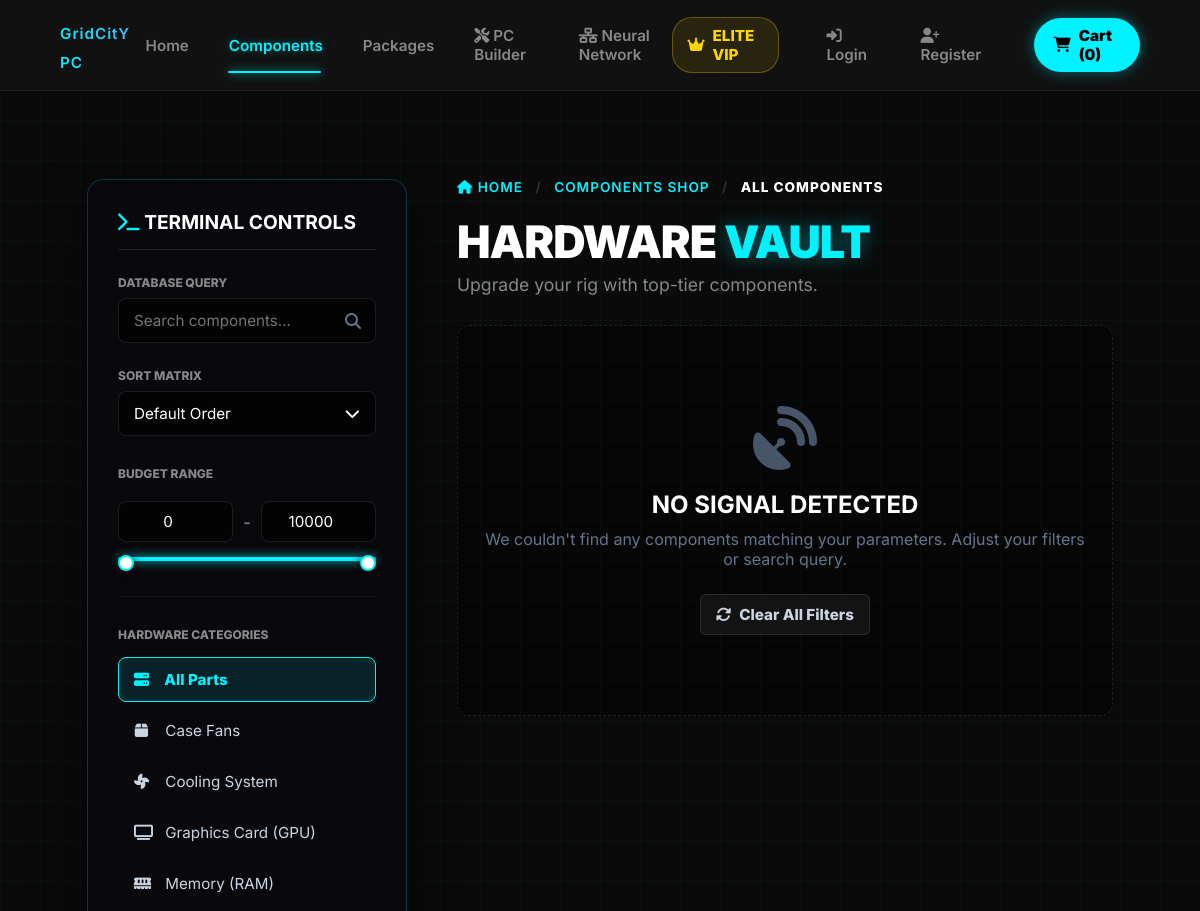
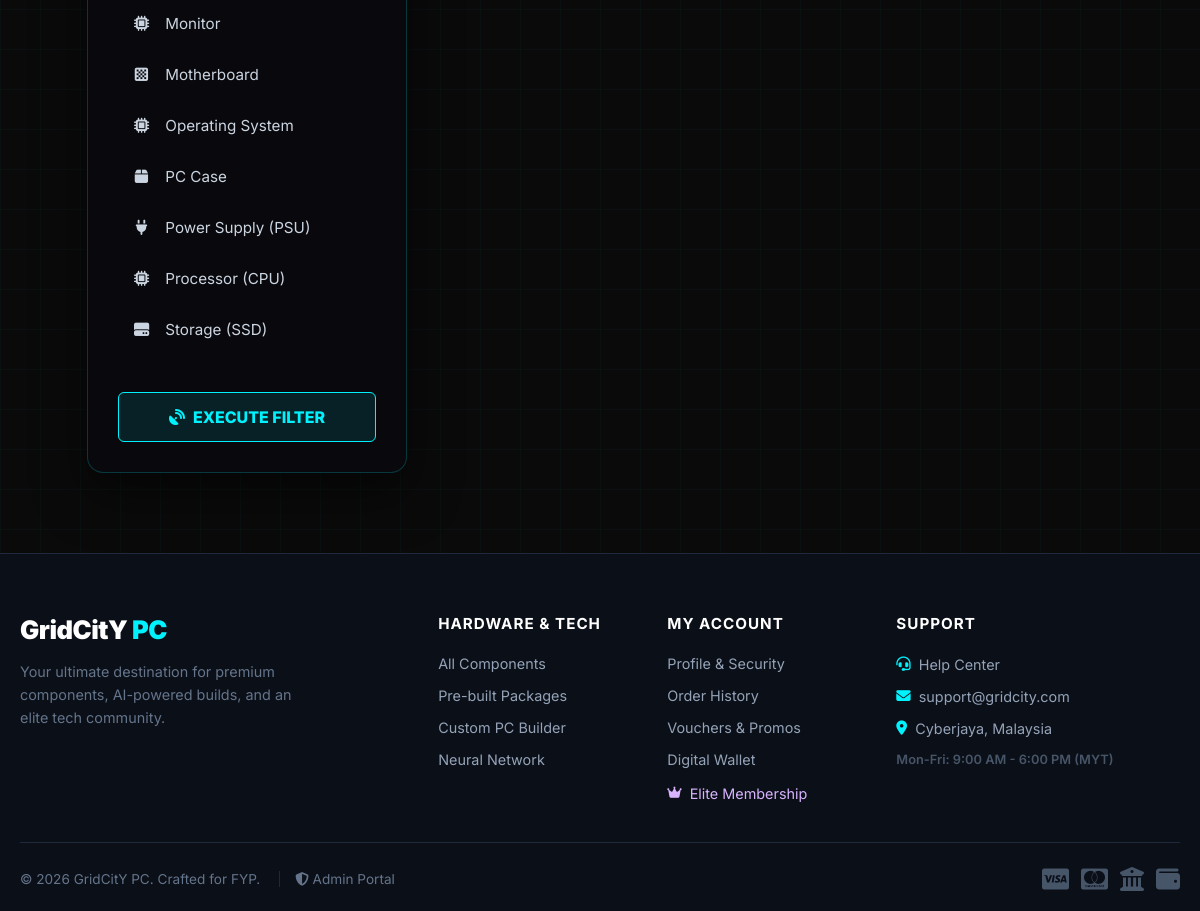
/components.php, run on the app's committed database (2 pictures, top to bottom).
### tables this page shows
CREATE TABLE `categories` (
  `category_id` int(11) NOT NULL,
  `category_name` varchar(50) NOT NULL,
  `description` text DEFAULT NULL
);

### components.php (the view, shortened to what this page needs)
<?php
require_once 'config.php';
$categories = [];
$cat_query = "SELECT * FROM categories ORDER BY category_name ASC";
$cat_result = $conn->query($cat_query);
$active_category_name = "All Components";
while ($row = $cat_result->fetch_assoc()) {
    $categories[] = $row;
}
$active_category_id = isset($_GET['category']) ? intval($_GET['category']) : 0;
$min_price = isset($_GET['min_price']) && $_GET['min_price'] !== '' ? max(0, floatval($_GET['min_price'])) : 0;
$max_price = isset($_GET['max_price']) && $_GET['max_price'] !== '' ? floatval($_GET['max_price']) : 0;
$search_query = isset($_GET['search']) ? trim($_GET['search']) : '';
$products = [];
?>
<!DOCTYPE html>
<html lang="en">
<head>
    <link rel="stylesheet" href="https://cdnjs.cloudflare.com/ajax/libs/font-awesome/6.4.0/css/all.min.css">
    <link rel="stylesheet" href="css/style.css">
</head>
<body>
<?php include 'includes/header.php'; ?>
<div class="cyber-grid-bg"></div>
<div class="builder-dashboard">
    <div class="builder-sidebar-column">
        <h3 style="margin: 0; color: #fff; font-size: 1.2rem; border-bottom: 1px solid rgba(255,255,255,0.1); padding-bottom: 15px; margin-bottom: 25px;">
            <i class="fas fa-terminal" style="color: var(--accent);"></i> TERMINAL CONTROLS
        </h3>
        <form action="components.php" method="GET" id="filterForm">
            <div style="margin-bottom: 25px;">
                <label style="font-size: 0.75rem; color: #888; font-weight: 800; text-transform: uppercase; margin-bottom: 8px; display: block;">Database Query</label>
                <div style="position: relative;">
                    <input type="text" name="search" class="tech-input" placeholder="Search components..." value="<?php echo htmlspecialchars($search_query); ?>" style="margin-bottom: 0;">
                    <i class="fas fa-search" style="position: absolute; right: 15px; top: 50%; transform: translateY(-50%); color: #64748b;"></i>
                </div>
            </div>
            <div style="margin-bottom: 30px;">
                <label style="font-size: 0.75rem; color: #888; font-weight: 800; text-transform: uppercase; margin-bottom: 8px; display: block;">Sort Matrix</label>
                <div class="custom-select-wrapper" id="customSelectWrapper">
                    <div class="custom-select" id="customSelect">
                        <?php
                            $sort_text = "Default Order";
                        ?>
                        <span id="customSelectText"><?php echo $sort_text; ?></span>
                        <i class="fas fa-chevron-down" id="customSelectIcon" style="transition: transform 0.3s;"></i>
                    </div>
                </div>
            </div>
            <div style="margin-bottom: 30px; padding-bottom: 20px; border-bottom: 1px solid rgba(255,255,255,0.05);">
                <label style="font-size: 0.75rem; color: #888; font-weight: 800; text-transform: uppercase; margin-bottom: 10px; display: block;">Budget Range</label>
                <div class="price-filter-widget">
                    <div class="price-input-group">
                        <div class="price-field"><input type="number" class="tech-input input-min" name="min_price" value="<?php echo $min_price > 0 ? $min_price : '0'; ?>" style="margin:0; padding:10px; text-align:center;"></div>
                        <div style="color: #64748b; font-weight: bold;">-</div>
                        <div class="price-field"><input type="number" class="tech-input input-max" name="max_price" value="<?php echo $max_price > 0 ? $max_price : '10000'; ?>" style="margin:0; padding:10px; text-align:center;"></div>
                    </div>
                    <div class="slider-container"><div class="slider-track-fill"></div></div>
                    <div class="range-inputs">
                        <input type="range" class="range-min" min="0" max="10000" value="<?php echo $min_price > 0 ? $min_price : '0'; ?>" step="10">
                        <input type="range" class="range-max" min="0" max="10000" value="<?php echo $max_price > 0 ? $max_price : '10000'; ?>" step="10">
                    </div>
                </div>
            </div>
            <div style="margin-bottom: 25px;">
                <label style="font-size: 0.75rem; color: #888; font-weight: 800; text-transform: uppercase; margin-bottom: 15px; display: block;">Hardware Categories</label>
                <?php
                $url_params = "";
                ?>
                <a href="components.php?category=0<?php echo $url_params; ?>" class="cat-link <?php echo ($active_category_id == 0) ? 'active' : ''; ?>">
                    <span><i class="fa-solid fa-server" style="margin-right: 12px; width:15px; text-align:center;"></i> All Parts</span>
                </a>
                <?php foreach ($categories as $cat):
                    $icon = 'fa-microchip';
                    if (stripos($cat['category_name'], 'GPU') !== false || stripos($cat['category_name'], 'Graphic') !== false) $icon = 'fa-tv';
                    elseif (stripos($cat['category_name'], 'Motherboard') !== false) $icon = 'fa-chess-board';
                    elseif (stripos($cat['category_name'], 'RAM') !== false || stripos($cat['category_name'], 'Memory') !== false) $icon = 'fa-memory';
                    elseif (stripos($cat['category_name'], 'Storage') !== false || stripos($cat['category_name'], 'SSD') !== false) $icon = 'fa-hdd';
                    elseif (stripos($cat['category_name'], 'Power') !== false || stripos($cat['category_name'], 'PSU') !== false) $icon = 'fa-plug';
                    elseif (stripos($cat['category_name'], 'Case') !== false) $icon = 'fa-box';
                    elseif (stripos($cat['category_name'], 'Cool') !== false || stripos($cat['category_name'], 'Fan') !== false) $icon = 'fa-fan';
                ?>
                    <a href="components.php?category=<?php echo $cat['category_id'] . $url_params; ?>"
                       class="cat-link <?php echo ($active_category_id == $cat['category_id']) ? 'active' : ''; ?>">
                        <span><i class="fas <?php echo $icon; ?>" style="margin-right: 12px; width:15px; text-align:center;"></i> <?php echo htmlspecialchars($cat['category_name']); ?></span>
                    </a>
                <?php endforeach; ?>
            </div>
            <button type="submit" class="btn-action btn-select" style="margin-top: 15px; padding: 14px; font-size: 1rem;">
                <i class="fas fa-satellite-dish"></i> EXECUTE FILTER
            </button>
        </form>
    </div>
    <div>
        <div class="breadcrumbs">
            <a href="index.php"><i class="fas fa-home"></i> Home</a>
            <span style="margin: 0 8px; color: #333;">/</span>
            <a href="components.php">Components Shop</a>
            <span style="margin: 0 8px; color: #333;">/</span>
            <span style="color: #fff; font-weight: 800;"><?php echo htmlspecialchars($active_category_name); ?></span>
        </div>
        <h1 style="font-size: 2.8rem; font-weight: 900; margin: 0; letter-spacing: -1px; color: #fff;">HARDWARE <span style="color:var(--accent); text-shadow: 0 0 20px rgba(0,242,254,0.4);">VAULT</span></h1>
        <p style="color: #888; font-size: 1.1rem; margin-top: 5px; margin-bottom: 30px;">Upgrade your rig with top-tier components.</p>
        <?php if (empty($products)): ?>
            <div style="padding: 80px 20px; text-align: center; border: 1px dashed rgba(255,255,255,0.1); border-radius: 12px; background: rgba(0,0,0,0.3);">
                <i class="fa-solid fa-satellite-dish" style="font-size: 4rem; color: #475569; margin-bottom: 20px;"></i>
                <h3 style="color: #fff; font-size: 1.5rem; margin-bottom: 10px;">NO SIGNAL DETECTED</h3>
                <p style="color: #64748b;">We couldn't find any components matching your parameters. Adjust your filters or search query.</p>
                <a href="components.php" class="btn-action btn-change" style="width: auto; margin-top: 25px;"><i class="fas fa-sync-alt"></i> Clear All Filters</a>
            </div>
        <?php endif; ?>
    </div>
</div>
<?php include 'includes/footer.php'; ?>
</body>
</html>

### css/style.css (style rules this page uses)
:root { --bg-main: #0a0a0a; --bg-surface: #141414; --bg-glass: rgba(20, 20, 20, 0.7); --accent-blue: #00f2fe; --accent-purple: #4facfe; --text-main: #ffffff; --text-muted: #888888; --border-color: rgba(255, 255, 255, 0.08); --border-radius: 12px; --transition-fast: all 0.2s ease-in-out; --transition-smooth: all 0.4s cubic-bezier(0.16, 1, 0.3, 1); }
* { margin: 0; padding: 0; box-sizing: border-box; }
body { background-color: var(--bg-main); color: var(--text-main); font-family: 'Inter', sans-serif; display: flex; flex-direction: column; min-height: 100vh; overflow-x: hidden; }
a { text-decoration: none; color: inherit; }

### components.php (style rules this page uses)
:root { --accent: #00f2fe; --dark-card: rgba(255,255,255,0.03); }
body { background-color: #030305; color: #fff; font-family: 'Inter', sans-serif; margin: 0; padding: 0; overflow-x: hidden; }
.cyber-grid-bg { position: fixed; top: 0; left: 0; width: 100vw; height: 100vh; background-image: linear-gradient(rgba(0, 242, 254, 0.03) 1px, transparent 1px), linear-gradient(90deg, rgba(0, 242, 254, 0.03) 1px, transparent 1px); background-size: 40px 40px; z-index: -2; pointer-events: none; }
.builder-dashboard { max-width: 95%; margin: 40px auto 80px; display: grid; grid-template-columns: 320px 1fr; gap: 50px; align-items: start; }
.builder-sidebar-column { position: sticky; top: 100px; max-height: calc(100vh - 120px); overflow-y: auto; background: rgba(10, 10, 15, 0.85); backdrop-filter: blur(20px); border: 1px solid rgba(0, 242, 254, 0.2); border-radius: 16px; padding: 30px; box-shadow: 0 20px 50px rgba(0,0,0,0.5); }
.breadcrumbs { font-size: 0.85rem; color: #64748b; margin-bottom: 20px; font-weight: 600; text-transform: uppercase; letter-spacing: 1px; }
.breadcrumbs a { color: var(--accent); text-decoration: none; transition: 0.3s; }
.tech-input { width: 100%; background: rgba(0, 0, 0, 0.6); border: 1px solid rgba(255, 255, 255, 0.1); color: #fff; padding: 12px 15px; border-radius: 8px; font-size: 0.95rem; box-sizing: border-box; transition: 0.3s; font-family: 'Inter', sans-serif; }
.custom-select-wrapper { position: relative; width: 100%; user-select: none; }
.custom-select { background: rgba(0, 0, 0, 0.6); border: 1px solid rgba(255, 255, 255, 0.1); color: #fff; padding: 12px 15px; border-radius: 8px; font-size: 0.95rem; cursor: pointer; display: flex; justify-content: space-between; align-items: center; transition: 0.3s; }
.cat-link { display: flex; justify-content: space-between; align-items: center; padding: 12px 15px; color: #cbd5e1; text-decoration: none; border-radius: 8px; margin-bottom: 6px; transition: 0.3s; border: 1px solid transparent; font-size: 0.95rem; }
.cat-link.active { background: rgba(0, 242, 254, 0.1); color: var(--accent); border-color: var(--accent); font-weight: 800; box-shadow: inset 0 0 10px rgba(0, 242, 254, 0.1); }
.btn-action { padding: 10px 15px; border-radius: 6px; font-weight: 800; font-size: 0.95rem; text-decoration: none; transition: 0.3s; cursor: pointer; display: inline-flex; justify-content: center; align-items: center; gap: 8px; box-sizing: border-box; width: 100%; border: none; font-family: 'Inter', sans-serif; }
.btn-select { background: rgba(0, 242, 254, 0.1); color: var(--accent); border: 1px solid var(--accent); }
.btn-change { background: rgba(255,255,255,0.05); color: #cbd5e1; border: 1px solid rgba(255,255,255,0.1); }
.price-filter-widget { padding: 10px 0 5px; }
.price-input-group { display: flex; justify-content: space-between; align-items: center; gap: 10px; margin-bottom: 15px; }
.price-field { width: 100%; }
.slider-container { position: relative; height: 4px; background: rgba(255,255,255,0.1); border-radius: 4px; margin-bottom: 10px; }
.slider-track-fill { position: absolute; height: 100%; background: var(--accent); border-radius: 4px; pointer-events: none; box-shadow: 0 0 10px var(--accent); }
.range-inputs { position: relative; }
.range-inputs input { position: absolute; top: -10px; height: 4px; width: 100%; background: none; pointer-events: none; -webkit-appearance: none; appearance: none; }

### includes/footer.php (style rules this page uses)
body { margin: 0 !important; padding: 0 !important; overflow-x: hidden; }

### data on the page
categories: category_name "Case Fans"
categories: category_name "Cooling System"
categories: category_name "Graphics Card (GPU)"
categories: category_name "Memory (RAM)"
categories: category_name "Monitor"
categories: category_name "Motherboard"
categories: category_name "Operating System"
categories: category_name "PC Case"
categories: category_name "Power Supply (PSU)"
categories: category_name "Processor (CPU)"
categories: category_name "Storage (SSD)"

### other printed values
$cart_item_count "0"
$sort_text "Default Order"
$active_category_name "ALL COMPONENTS"
